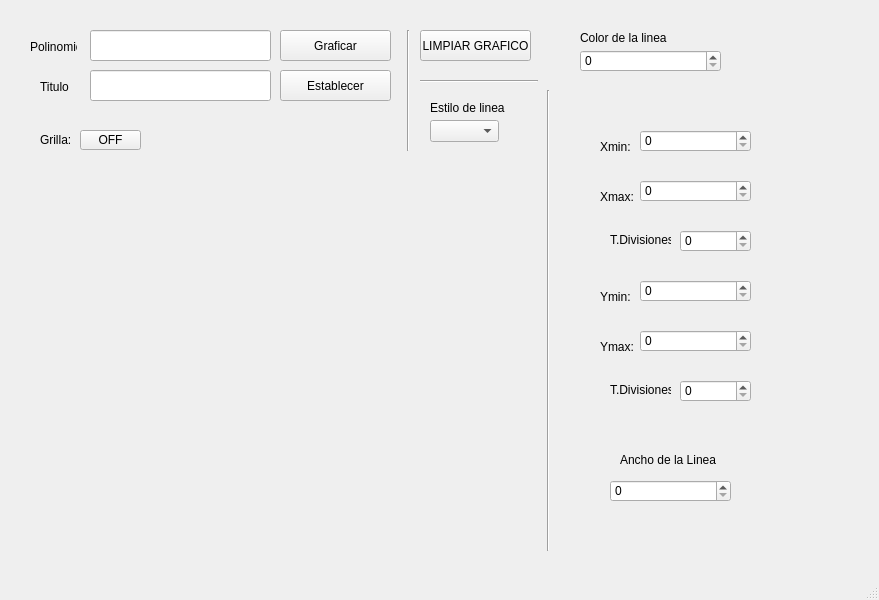
<?xml version="1.0" encoding="UTF-8"?>
<ui version="4.0">
 <class>MainWindow</class>
 <widget class="QMainWindow" name="MainWindow">
  <property name="geometry">
   <rect>
    <x>0</x>
    <y>0</y>
    <width>879</width>
    <height>600</height>
   </rect>
  </property>
  <property name="windowTitle">
   <string>MainWindow</string>
  </property>
  <widget class="QWidget" name="centralwidget">
   <widget class="QLabel" name="label">
    <property name="geometry">
     <rect>
      <x>30</x>
      <y>40</y>
      <width>47</width>
      <height>13</height>
     </rect>
    </property>
    <property name="text">
     <string>Polinomio</string>
    </property>
   </widget>
   <widget class="QLabel" name="label_2">
    <property name="geometry">
     <rect>
      <x>40</x>
      <y>80</y>
      <width>47</width>
      <height>13</height>
     </rect>
    </property>
    <property name="text">
     <string>Titulo</string>
    </property>
   </widget>
   <widget class="QLineEdit" name="txt_polinomio">
    <property name="geometry">
     <rect>
      <x>90</x>
      <y>30</y>
      <width>181</width>
      <height>31</height>
     </rect>
    </property>
   </widget>
   <widget class="QLineEdit" name="txt_titulo">
    <property name="geometry">
     <rect>
      <x>90</x>
      <y>70</y>
      <width>181</width>
      <height>31</height>
     </rect>
    </property>
   </widget>
   <widget class="QPushButton" name="btn_graficar">
    <property name="geometry">
     <rect>
      <x>280</x>
      <y>30</y>
      <width>111</width>
      <height>31</height>
     </rect>
    </property>
    <property name="text">
     <string>Graficar</string>
    </property>
   </widget>
   <widget class="QPushButton" name="btn_graficar_2">
    <property name="geometry">
     <rect>
      <x>280</x>
      <y>70</y>
      <width>111</width>
      <height>31</height>
     </rect>
    </property>
    <property name="text">
     <string>Establecer</string>
    </property>
   </widget>
   <widget class="Line" name="line">
    <property name="geometry">
     <rect>
      <x>400</x>
      <y>30</y>
      <width>16</width>
      <height>121</height>
     </rect>
    </property>
    <property name="orientation">
     <enum>Qt::Vertical</enum>
    </property>
   </widget>
   <widget class="QPushButton" name="btn_limpiar">
    <property name="geometry">
     <rect>
      <x>420</x>
      <y>30</y>
      <width>111</width>
      <height>31</height>
     </rect>
    </property>
    <property name="text">
     <string>LIMPIAR GRAFICO</string>
    </property>
   </widget>
   <widget class="Line" name="line_2">
    <property name="geometry">
     <rect>
      <x>420</x>
      <y>80</y>
      <width>118</width>
      <height>3</height>
     </rect>
    </property>
    <property name="orientation">
     <enum>Qt::Horizontal</enum>
    </property>
   </widget>
   <widget class="Line" name="line_3">
    <property name="geometry">
     <rect>
      <x>540</x>
      <y>90</y>
      <width>16</width>
      <height>461</height>
     </rect>
    </property>
    <property name="orientation">
     <enum>Qt::Vertical</enum>
    </property>
   </widget>
   <widget class="QLabel" name="label_3">
    <property name="geometry">
     <rect>
      <x>430</x>
      <y>100</y>
      <width>91</width>
      <height>16</height>
     </rect>
    </property>
    <property name="text">
     <string>Estilo de linea</string>
    </property>
   </widget>
   <widget class="QSpinBox" name="sp_color">
    <property name="geometry">
     <rect>
      <x>580</x>
      <y>50</y>
      <width>141</width>
      <height>22</height>
     </rect>
    </property>
   </widget>
   <widget class="QLabel" name="label_4">
    <property name="geometry">
     <rect>
      <x>580</x>
      <y>30</y>
      <width>91</width>
      <height>16</height>
     </rect>
    </property>
    <property name="text">
     <string>Color de la linea</string>
    </property>
   </widget>
   <widget class="QSpinBox" name="sp_xmin">
    <property name="geometry">
     <rect>
      <x>640</x>
      <y>130</y>
      <width>111</width>
      <height>22</height>
     </rect>
    </property>
   </widget>
   <widget class="QSpinBox" name="sp_xmax">
    <property name="geometry">
     <rect>
      <x>640</x>
      <y>180</y>
      <width>111</width>
      <height>22</height>
     </rect>
    </property>
   </widget>
   <widget class="QSpinBox" name="sp_divisionesX">
    <property name="geometry">
     <rect>
      <x>680</x>
      <y>230</y>
      <width>71</width>
      <height>22</height>
     </rect>
    </property>
   </widget>
   <widget class="QSpinBox" name="sp_ymin">
    <property name="geometry">
     <rect>
      <x>640</x>
      <y>280</y>
      <width>111</width>
      <height>22</height>
     </rect>
    </property>
   </widget>
   <widget class="QSpinBox" name="sp_ymax">
    <property name="geometry">
     <rect>
      <x>640</x>
      <y>330</y>
      <width>111</width>
      <height>22</height>
     </rect>
    </property>
   </widget>
   <widget class="QSpinBox" name="sp_divisionesY">
    <property name="geometry">
     <rect>
      <x>680</x>
      <y>380</y>
      <width>71</width>
      <height>22</height>
     </rect>
    </property>
   </widget>
   <widget class="QSpinBox" name="sp_ancho">
    <property name="geometry">
     <rect>
      <x>610</x>
      <y>480</y>
      <width>121</width>
      <height>22</height>
     </rect>
    </property>
   </widget>
   <widget class="QLabel" name="label_5">
    <property name="geometry">
     <rect>
      <x>600</x>
      <y>140</y>
      <width>47</width>
      <height>13</height>
     </rect>
    </property>
    <property name="text">
     <string>Xmin:</string>
    </property>
   </widget>
   <widget class="QLabel" name="label_6">
    <property name="geometry">
     <rect>
      <x>600</x>
      <y>190</y>
      <width>47</width>
      <height>13</height>
     </rect>
    </property>
    <property name="text">
     <string>Xmax:</string>
    </property>
   </widget>
   <widget class="QLabel" name="label_7">
    <property name="geometry">
     <rect>
      <x>610</x>
      <y>230</y>
      <width>61</width>
      <height>20</height>
     </rect>
    </property>
    <property name="text">
     <string>T.Divisiones</string>
    </property>
   </widget>
   <widget class="QLabel" name="label_8">
    <property name="geometry">
     <rect>
      <x>610</x>
      <y>380</y>
      <width>61</width>
      <height>20</height>
     </rect>
    </property>
    <property name="text">
     <string>T.Divisiones</string>
    </property>
   </widget>
   <widget class="QLabel" name="label_9">
    <property name="geometry">
     <rect>
      <x>600</x>
      <y>290</y>
      <width>47</width>
      <height>13</height>
     </rect>
    </property>
    <property name="text">
     <string>Ymin:</string>
    </property>
   </widget>
   <widget class="QLabel" name="label_10">
    <property name="geometry">
     <rect>
      <x>600</x>
      <y>340</y>
      <width>47</width>
      <height>13</height>
     </rect>
    </property>
    <property name="text">
     <string>Ymax:</string>
    </property>
   </widget>
   <widget class="QLabel" name="label_11">
    <property name="geometry">
     <rect>
      <x>620</x>
      <y>450</y>
      <width>101</width>
      <height>20</height>
     </rect>
    </property>
    <property name="text">
     <string>Ancho de la Linea</string>
    </property>
   </widget>
   <widget class="QWidget" name="verticalLayoutWidget">
    <property name="geometry">
     <rect>
      <x>29</x>
      <y>169</y>
      <width>501</width>
      <height>381</height>
     </rect>
    </property>
    <layout class="QVBoxLayout" name="verticalLayout"/>
   </widget>
   <widget class="QLabel" name="label_12">
    <property name="geometry">
     <rect>
      <x>40</x>
      <y>130</y>
      <width>51</width>
      <height>20</height>
     </rect>
    </property>
    <property name="text">
     <string>Grilla:</string>
    </property>
   </widget>
   <widget class="QPushButton" name="btn_off">
    <property name="geometry">
     <rect>
      <x>80</x>
      <y>130</y>
      <width>61</width>
      <height>20</height>
     </rect>
    </property>
    <property name="text">
     <string>OFF</string>
    </property>
   </widget>
   <widget class="QLabel" name="label_13">
    <property name="geometry">
     <rect>
      <x>0</x>
      <y>-10</y>
      <width>91</width>
      <height>51</height>
     </rect>
    </property>
    <property name="text">
     <string/>
    </property>
    <property name="pixmap">
     <pixmap resource="../../archivos/recursos.qrc">:/Logos/escudo_imagotipoUAT.png</pixmap>
    </property>
    <property name="scaledContents">
     <bool>true</bool>
    </property>
   </widget>
   <widget class="QLabel" name="label_14">
    <property name="geometry">
     <rect>
      <x>770</x>
      <y>0</y>
      <width>101</width>
      <height>71</height>
     </rect>
    </property>
    <property name="text">
     <string/>
    </property>
    <property name="pixmap">
     <pixmap resource="../../archivos/recursos.qrc">:/Ejercicios/fians.png</pixmap>
    </property>
    <property name="scaledContents">
     <bool>true</bool>
    </property>
   </widget>
   <widget class="QLabel" name="label_15">
    <property name="geometry">
     <rect>
      <x>780</x>
      <y>490</y>
      <width>81</width>
      <height>61</height>
     </rect>
    </property>
    <property name="text">
     <string/>
    </property>
    <property name="pixmap">
     <pixmap resource="../../archivos/recursos.qrc">:/Ejercicios/56f38-batman-logo-png-transparent-free.png</pixmap>
    </property>
    <property name="scaledContents">
     <bool>true</bool>
    </property>
   </widget>
   <widget class="QComboBox" name="sp_estilo">
    <property name="geometry">
     <rect>
      <x>430</x>
      <y>120</y>
      <width>69</width>
      <height>22</height>
     </rect>
    </property>
   </widget>
  </widget>
  <widget class="QMenuBar" name="menubar">
   <property name="geometry">
    <rect>
     <x>0</x>
     <y>0</y>
     <width>879</width>
     <height>21</height>
    </rect>
   </property>
  </widget>
  <widget class="QStatusBar" name="statusbar"/>
 </widget>
 <resources>
  <include location="../../archivos/recursos.qrc"/>
 </resources>
 <connections/>
</ui>
